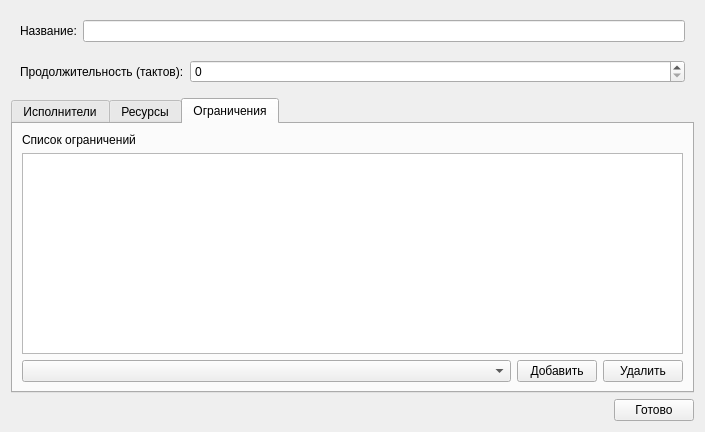
<?xml version="1.0" encoding="UTF-8"?>
<ui version="4.0">
 <class>Dialog</class>
 <widget class="QDialog" name="Dialog">
  <property name="geometry">
   <rect>
    <x>0</x>
    <y>0</y>
    <width>705</width>
    <height>432</height>
   </rect>
  </property>
  <property name="windowTitle">
   <string>Dialog</string>
  </property>
  <layout class="QVBoxLayout" name="verticalLayout" stretch="0,0,1,0">
   <item>
    <widget class="QWidget" name="horizontalWidget" native="true">
     <property name="sizePolicy">
      <sizepolicy hsizetype="Preferred" vsizetype="Fixed">
       <horstretch>0</horstretch>
       <verstretch>0</verstretch>
      </sizepolicy>
     </property>
     <layout class="QHBoxLayout" name="horizontalLayout">
      <property name="bottomMargin">
       <number>6</number>
      </property>
      <item>
       <widget class="QLabel" name="nameLabel">
        <property name="text">
         <string>Название:</string>
        </property>
       </widget>
      </item>
      <item>
       <widget class="QLineEdit" name="nameLineEdit"/>
      </item>
     </layout>
    </widget>
   </item>
   <item>
    <widget class="QWidget" name="horizontalWidget_2" native="true">
     <property name="sizePolicy">
      <sizepolicy hsizetype="Preferred" vsizetype="Fixed">
       <horstretch>0</horstretch>
       <verstretch>0</verstretch>
      </sizepolicy>
     </property>
     <layout class="QHBoxLayout" name="horizontalLayout_2">
      <property name="topMargin">
       <number>6</number>
      </property>
      <item>
       <widget class="QLabel" name="durationLabel">
        <property name="sizePolicy">
         <sizepolicy hsizetype="Fixed" vsizetype="Preferred">
          <horstretch>0</horstretch>
          <verstretch>0</verstretch>
         </sizepolicy>
        </property>
        <property name="text">
         <string>Продолжительность (тактов):</string>
        </property>
       </widget>
      </item>
      <item>
       <widget class="QSpinBox" name="durationSpinBox"/>
      </item>
     </layout>
    </widget>
   </item>
   <item>
    <widget class="QTabWidget" name="tabWidget">
     <property name="currentIndex">
      <number>2</number>
     </property>
     <widget class="QWidget" name="executorsTab">
      <attribute name="title">
       <string>Исполнители</string>
      </attribute>
      <layout class="QVBoxLayout" name="verticalLayout_2">
       <item>
        <widget class="QLabel" name="executorsListLabel">
         <property name="text">
          <string>Список возможных исполнителей</string>
         </property>
        </widget>
       </item>
       <item>
        <widget class="QListView" name="executorsListView"/>
       </item>
       <item>
        <layout class="QHBoxLayout" name="horizontalLayout_5">
         <item>
          <widget class="QComboBox" name="executorsComboBox"/>
         </item>
         <item>
          <widget class="QPushButton" name="addExecutorBtn">
           <property name="sizePolicy">
            <sizepolicy hsizetype="Fixed" vsizetype="Fixed">
             <horstretch>0</horstretch>
             <verstretch>0</verstretch>
            </sizepolicy>
           </property>
           <property name="text">
            <string>Добавить</string>
           </property>
          </widget>
         </item>
         <item>
          <widget class="QPushButton" name="deleteExecutorBtn">
           <property name="sizePolicy">
            <sizepolicy hsizetype="Fixed" vsizetype="Fixed">
             <horstretch>0</horstretch>
             <verstretch>0</verstretch>
            </sizepolicy>
           </property>
           <property name="text">
            <string>Удалить</string>
           </property>
          </widget>
         </item>
        </layout>
       </item>
      </layout>
     </widget>
     <widget class="QWidget" name="resourcesTab">
      <attribute name="title">
       <string>Ресурсы</string>
      </attribute>
      <layout class="QVBoxLayout" name="verticalLayout_3" stretch="1,0">
       <item>
        <layout class="QHBoxLayout" name="horizontalLayout_7">
         <item>
          <layout class="QVBoxLayout" name="verticalLayout_4">
           <item>
            <widget class="QLabel" name="usedResourcesLabel">
             <property name="text">
              <string>Используемые ресурсы</string>
             </property>
            </widget>
           </item>
           <item>
            <widget class="QTableView" name="usedResourcesTableView"/>
           </item>
          </layout>
         </item>
         <item>
          <layout class="QVBoxLayout" name="verticalLayout_5">
           <item>
            <widget class="QLabel" name="newResourcesLabel">
             <property name="text">
              <string>Получаемые ресурсы</string>
             </property>
            </widget>
           </item>
           <item>
            <widget class="QTableView" name="newResourcesTableView"/>
           </item>
          </layout>
         </item>
        </layout>
       </item>
       <item>
        <layout class="QHBoxLayout" name="horizontalLayout_6">
         <item>
          <widget class="QPushButton" name="addUsedResourceBtn">
           <property name="sizePolicy">
            <sizepolicy hsizetype="Fixed" vsizetype="Fixed">
             <horstretch>0</horstretch>
             <verstretch>0</verstretch>
            </sizepolicy>
           </property>
           <property name="text">
            <string>Добавить</string>
           </property>
          </widget>
         </item>
         <item>
          <widget class="QPushButton" name="deleteUsedResourceBtn">
           <property name="sizePolicy">
            <sizepolicy hsizetype="Fixed" vsizetype="Fixed">
             <horstretch>0</horstretch>
             <verstretch>0</verstretch>
            </sizepolicy>
           </property>
           <property name="text">
            <string>Удалить</string>
           </property>
          </widget>
         </item>
         <item>
          <widget class="QComboBox" name="resourcesComboBox"/>
         </item>
         <item>
          <widget class="QPushButton" name="addNewResourceBtn">
           <property name="sizePolicy">
            <sizepolicy hsizetype="Fixed" vsizetype="Fixed">
             <horstretch>0</horstretch>
             <verstretch>0</verstretch>
            </sizepolicy>
           </property>
           <property name="text">
            <string>Добавить</string>
           </property>
          </widget>
         </item>
         <item>
          <widget class="QPushButton" name="deleteNewResourceBtn">
           <property name="sizePolicy">
            <sizepolicy hsizetype="Fixed" vsizetype="Fixed">
             <horstretch>0</horstretch>
             <verstretch>0</verstretch>
            </sizepolicy>
           </property>
           <property name="text">
            <string>Удалить</string>
           </property>
          </widget>
         </item>
        </layout>
       </item>
      </layout>
     </widget>
     <widget class="QWidget" name="afterTab">
      <attribute name="title">
       <string>Ограничения</string>
      </attribute>
      <layout class="QVBoxLayout" name="verticalLayout_6">
       <item>
        <widget class="QLabel" name="afterListLabel">
         <property name="text">
          <string>Список ограничений</string>
         </property>
        </widget>
       </item>
       <item>
        <widget class="QListView" name="afterListView"/>
       </item>
       <item>
        <layout class="QHBoxLayout" name="horizontalLayout_4">
         <item>
          <widget class="QComboBox" name="afterComboBox"/>
         </item>
         <item>
          <widget class="QPushButton" name="addAfterBtn">
           <property name="sizePolicy">
            <sizepolicy hsizetype="Fixed" vsizetype="Fixed">
             <horstretch>0</horstretch>
             <verstretch>0</verstretch>
            </sizepolicy>
           </property>
           <property name="text">
            <string>Добавить</string>
           </property>
          </widget>
         </item>
         <item>
          <widget class="QPushButton" name="deleteAfterBtn">
           <property name="sizePolicy">
            <sizepolicy hsizetype="Fixed" vsizetype="Fixed">
             <horstretch>0</horstretch>
             <verstretch>0</verstretch>
            </sizepolicy>
           </property>
           <property name="text">
            <string>Удалить</string>
           </property>
          </widget>
         </item>
        </layout>
       </item>
      </layout>
     </widget>
    </widget>
   </item>
   <item>
    <layout class="QHBoxLayout" name="horizontalLayout_3">
     <item>
      <spacer name="horizontalSpacer">
       <property name="orientation">
        <enum>Qt::Horizontal</enum>
       </property>
       <property name="sizeHint" stdset="0">
        <size>
         <width>40</width>
         <height>20</height>
        </size>
       </property>
      </spacer>
     </item>
     <item>
      <widget class="QPushButton" name="doneBtn">
       <property name="sizePolicy">
        <sizepolicy hsizetype="Fixed" vsizetype="Fixed">
         <horstretch>0</horstretch>
         <verstretch>0</verstretch>
        </sizepolicy>
       </property>
       <property name="text">
        <string>Готово</string>
       </property>
      </widget>
     </item>
    </layout>
   </item>
  </layout>
 </widget>
 <resources/>
 <connections/>
</ui>
